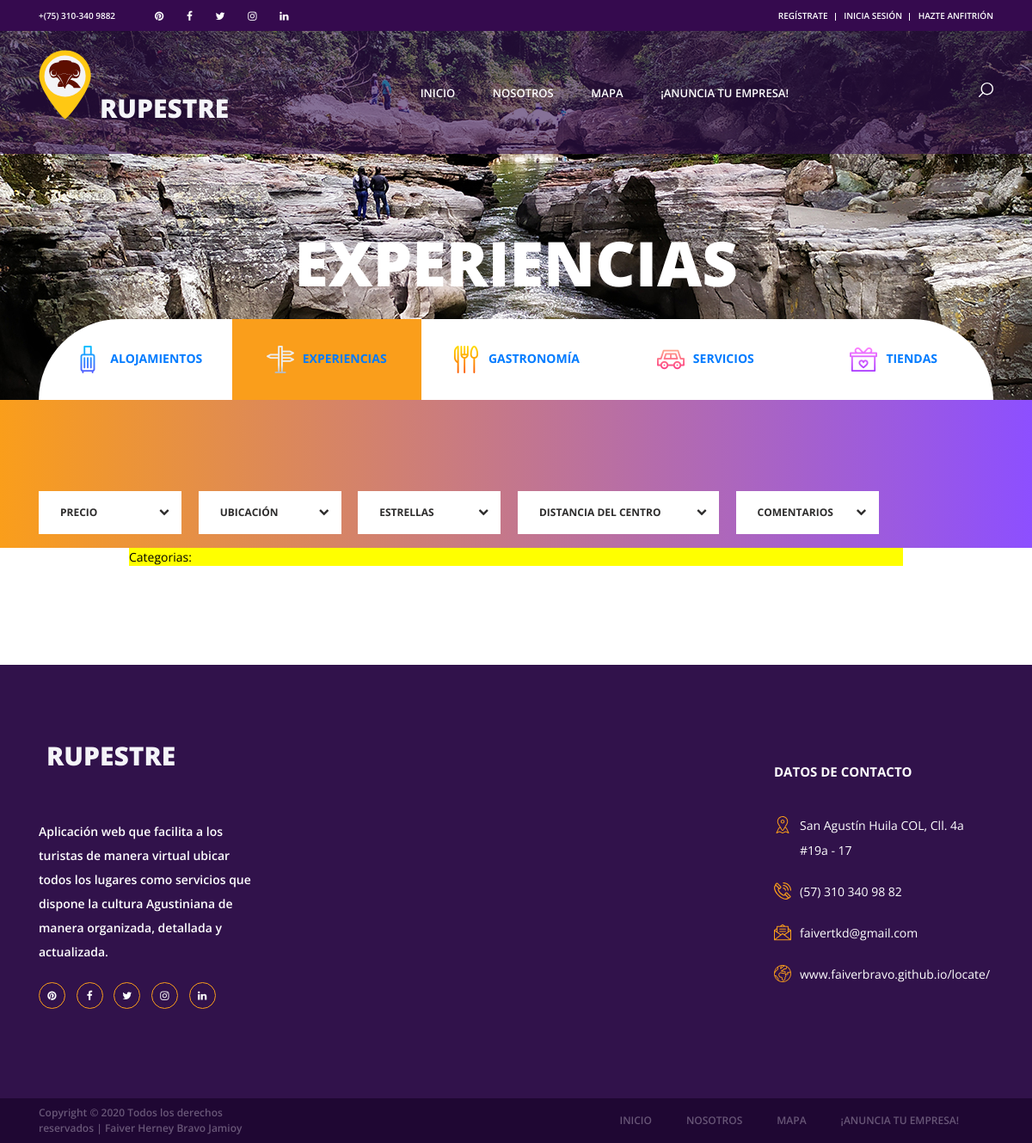
Before: /experiencias/ with the older database file.
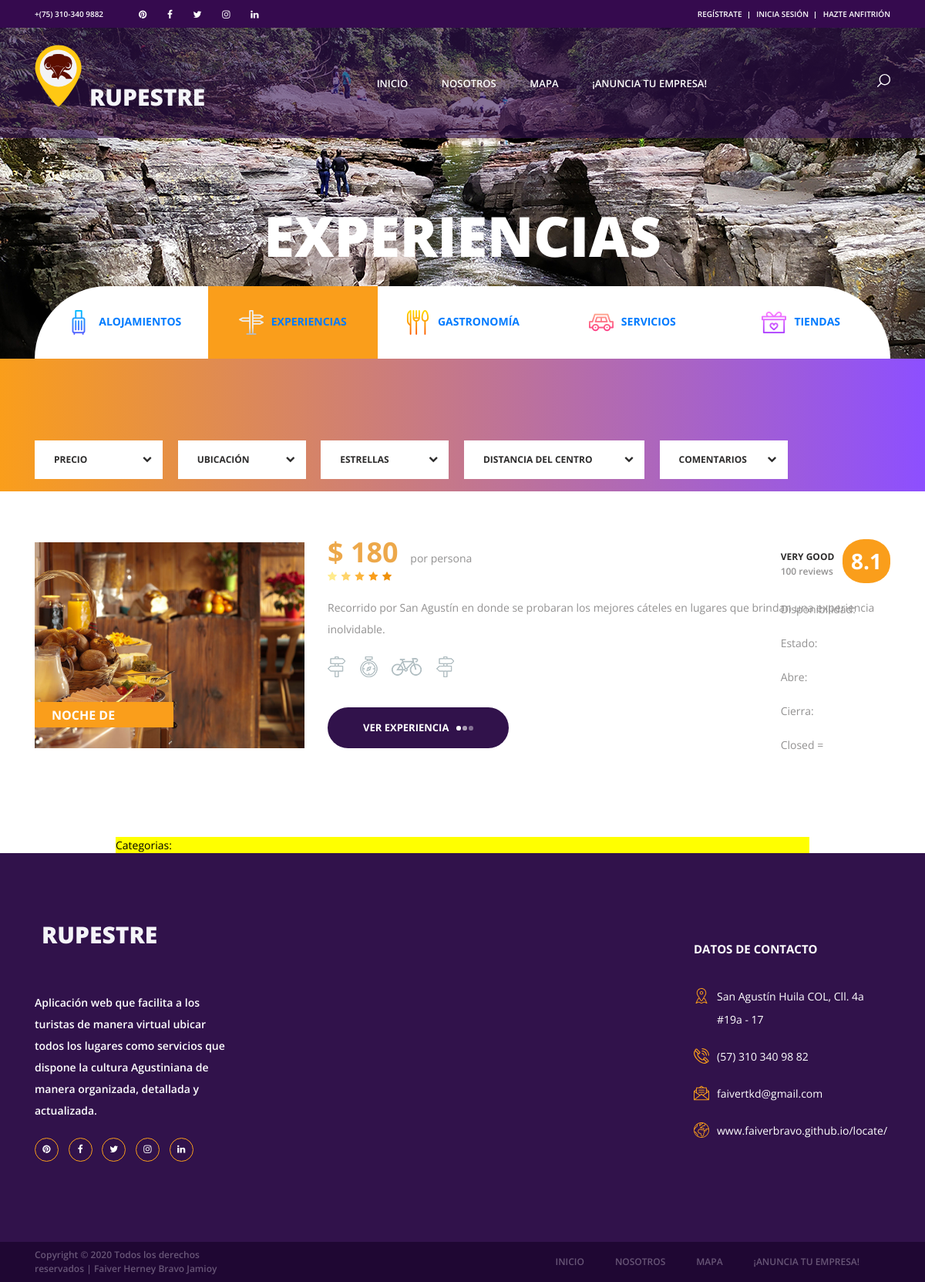
After: the same page with the newer database file.
### experiencias/models.py (models this page shows, shortened)
class Experiencia(models.Model):
    nombre=models.CharField(max_length=50)
    descripcion=models.CharField(max_length=250)
    precio=models.IntegerField()
    imagen=models.ImageField(upload_to='experiencias')
    created=models.DateTimeField(auto_now_add=True)
    updated=models.DateTimeField(auto_now_add=True)
    class Meta:
        verbose_name='experiencia'
        verbose_name_plural='experiencias'

### experiencias/views.py (the view)
# urls.py: path('experiencias/', include('experiencias.urls')),
def experiencias(request):
    experiencias=Experiencia.objects.all()
    return render(request, "experiencias/experiencias.html", {"experiencias": experiencias})

### experiencias/templates/experiencias/experiencias.html (shortened to what this page needs)
{% extends "RupestreApp/base2.html" %}
{% load static %}
{% block content %}
<div class="home">
	<div class="home_background parallax-window" data-parallax="scroll" data-image-src="{% static 'images/experiencias/estrecho1m.jpg' %}"></div>
	<div class="home_content">
		<div class="home_title">experiencias</div>
	</div>
</div>
<div class="search">
	<div class="container fill_height">
		<div class="row fill_height">
			<div class="col fill_height">
				<div class="search_tabs_container">
					<div
						class="search_tabs d-flex flex-lg-row flex-column align-items-lg-center align-items-start justify-content-lg-between justify-content-start">
						<div
							class="search_tab d-flex flex-row align-items-center justify-content-lg-center justify-content-start">
							<a class="link" href="{% url 'Alojamientos' %}"><img src="{% static 'images/iconos/alojamientos.png' %} "
									alt=""><span>alojamientos</span></a>
						</div>
						<div
							class="search_tab active d-flex flex-row align-items-center justify-content-lg-center justify-content-start text-decoration:none">
							<a class="link" href="{% url 'Experiencias' %}"><img src="{% static 'images/iconos/turismo.png' %}" alt="">experiencias</a>
						</div>
						<div
							class="search_tab d-flex flex-row align-items-center justify-content-lg-center justify-content-start text-decoration:none">
							<a class="link" href="{% url 'Gastronomia' %}"><img src="{% static 'images/iconos/gastronomia.png' %}"
									alt="">gastronomía</a>
						</div>
						<div
							class="search_tab d-flex flex-row align-items-center justify-content-lg-center justify-content-start text-decoration:none">
							<a class="link" href="{% url 'Servicios' %}"><img src="{% static 'images/iconos/servicios.png' %}"
									alt="">servicios</a>
						</div>
						<div
							class="search_tab d-flex flex-row align-items-center justify-content-lg-center justify-content-start text-decoration:none">
							<a class="link" href="{% url 'Tienda' %}"><img src="{% static 'images/iconos/tiendas.png' %}" alt="">tiendas</a>
						</div>
					</div>
				</div>
			</div>
		</div>
	</div>
</div>
<div class="offers">
	<div class="search">
		<div class="search_inner">
			<div class="container fill_height no-padding">
				<div class="row fill_height no-margin">
					<div class="col fill_height no-padding">
						<div class="row">
							<div class="col-lg-11">
								<div class="offers_sorting_container">
									<ul class="offers_sorting">
										<li>
											<span class="sorting_text">precio</span>
											<i class="fa fa-chevron-down"></i>
										</li>
										<li>
											<span class="sorting_text">ubicación</span>
											<i class="fa fa-chevron-down"></i>
										</li>
										<li>
											<span class="sorting_text">estrellas</span>
											<i class="fa fa-chevron-down"></i>
										</li>
										<li class="distance_item">
											<span class="sorting_text">distancia del centro</span>
											<i class="fa fa-chevron-down"></i>
										</li>
										<li>
											<span class="sorting_text">comentarios</span>
											<i class="fa fa-chevron-down"></i>
										</li>
									</ul>
								</div>
							</div>
						</div>
					</div>
				</div>
			</div>
		</div>
	</div>
	{% for experiencia in experiencias %}
		<div class="container">
			<div class="row">
				<div class="col-lg-12">
					<div class="offers_grid">
						<div class="offers_item rating_4">
							<div class="row">
								<div class="col-lg-3 col-1680-4">
									<div class="offers_image_container">
										<div class="offers_image_background" style="background-image:url({{experiencia.imagen.url}})"></div>
										<div class="offer_name"><a href="experiencia_detalle/{{experiencia.id}}">{{experiencia.nombre}}</a></div>
									</div>
								</div>
								<div class="col-lg-8">
									<div class="offers_content">
										<div class="offers_price">$ {{experiencia.precio}}<span> por persona</span></div>
										<div class="rating_r rating_r_5 offers_rating" data-rating="4">
											<i></i>
											<i></i>
											<i></i>
											<i></i>
											<i></i>
										</div>
										<p class="offers_text">{{experiencia.descripcion}}</p>
										<div class="offers_icons">
											<ul class="offers_icons_list">
												<li class="offers_icons_item"><img src="{% static 'images/iconos/post.png' %}" alt=""></li>
												<li class="offers_icons_item"><img src="{% static 'images/iconos/compass.png' %}" alt=""></li>
												<li class="offers_icons_item"><img src="{% static 'images/iconos/bicycle.png' %}" alt=""></li>
												<li class="offers_icons_item"><img src="{% static 'images/iconos/post.png' %}" alt=""></li>
											</ul>
										</div>
										<div class="button book_button"><a href="experiencia_detalle/{{experiencia.id}}">ver experiencia<span></span><span></span><span></span></a></div>
										<div class="offer_reviews">
											<div class="offer_reviews_content">
												<div class="offer_reviews_title">very good</div>
												<div class="offer_reviews_subtitle">100 reviews</div>
											</div>
											<div class="offer_reviews_rating text-center">8.1</div>
											<p class="offers_text">Disponibilidad: {{experiencia.disponibilidad}}</p>
											<p class="offers_text">Estado: {{experiencia.activo}}</p>
											<p class="offers_text">Abre: {{experienciao.abrir}}</p>
											<p class="offers_text">Cierra: {{experienciao.cerrar}}</p>
											<p class="offers_text">Closed = {{experiencia.dd}}</p>
										</div>
									</div>
								</div>
							</div>
						</div>
					</div>
				</div>
			</div>
		</div>
	</div>
	{% endfor %}
	<section>
		<div style="width:75%; background-color: yellow; margin:auto; text-align: left ; color: black;">
			Categorias:<div></div>
		</div>
	</section>
</div>
{% endblock %}

### RupestreApp/templates/RupestreApp/base2.html (shortened to what this page needs)
<!DOCTYPE html>
<html lang="es">
<head>
	{% load static %}
	<link rel="stylesheet" type="text/css" href="{% static 'styles/bootstrap4/bootstrap.min.css' %}">
	<link rel="stylesheet" type="text/css" href="{% static 'plugins/font-awesome-4.7.0/css/font-awesome.min.css' %}" >
	<link rel="stylesheet" type="text/css" href="{% static 'plugins/OwlCarousel2-2.2.1/owl.carousel.css' %}">
	<link rel="stylesheet" type="text/css" href="{% static 'plugins/OwlCarousel2-2.2.1/owl.theme.default.css' %}">
	<link rel="stylesheet" type="text/css" href="{% static 'plugins/OwlCarousel2-2.2.1/animate.css' %}">
	<link rel="stylesheet" type="text/css" href="{% static 'styles/offers_styles.css' %}">
	<link rel="stylesheet" type="text/css" href="{% static 'styles/offers_responsive.css' %}">
</head>
</head>
<body>
	<div class="super_container">
		<header class="header">
			<div class="top_bar">
				<div class="container">
					<div class="row">
						<div class="col d-flex flex-row ">
							<div class="phone">+(75) 310-340 9882</div>
							<div class="social">
								<ul class="social_list">
									<li class="social_list_item"><a href="#"><i class="fa fa-pinterest"
												aria-hidden="true"></i></a></li>
									<li class="social_list_item"><a href="#"><i class="fa fa-facebook"
												aria-hidden="true"></i></a></li>
									<li class="social_list_item"><a href="#"><i class="fa fa-twitter"
												aria-hidden="true"></i></a></li>
									<li class="social_list_item"><a href="#"><i class="fa fa-instagram"
												aria-hidden="true"></i></a></li>
									<li class="social_list_item"><a href="#"><i class="fa fa-linkedin"
												aria-hidden="true"></i></a></li>
								</ul>
							</div>
							<div class="user_box ml-auto ">
								<div class="user_box ml-auto">
									<div class="user_box_login user_box_link"><a href="../../admin/" data-whatever="@mdo">Regístrate</a></div>
									<div class="user_box_login user_box_link"><a href="../../admin/" data-whatever="@mdo">inicia sesión</a></div>
									<div class="user_box_register user_box_link"><a href="../../admin/" data-whatever="@mdo">Hazte anfitrión</a></div>
								</div>
							</div>
						</div>
					</div>
				</div>
			</div>
			<nav class="main_nav">
				<div class="container">
					<div class="row">
						<div class="col main_nav_col d-flex flex-row align-items-center justify-content-start ">
							<div class="logo_container">
								<div class="logo"><a href="{% url 'Inicio' %}"><img src="{% static 'images/iconos/logof.png' %}" alt="">Rupestre</a></div>
							</div>
							<div class="main_nav_container ml-auto">
								<ul class="main_nav_list">
									<li class="main_nav_item"><a href="{% url 'Inicio' %}">Inicio</a></li>
									<li class="main_nav_item"><a href="{% url 'Nosotros' %}">Nosotros</a></li>
									<li class="main_nav_item"><a href="{% url 'Mapa' %}">Mapa</a></li>
									<li class="main_nav_item"><a href="{% url 'Contacto' %}">¡Anuncia tu empresa!</a></li>
								</ul>
							</div>
							<div class="content_search ml-lg-0 ml-auto">
								<svg version="1.1" id="Layer_1" xmlns="{% static 'http://www.w3.org/2000/svg' %}"
									xmlns:xlink="{% static 'http://www.w3.org/1999/xlink' %}" x="0px" y="0px" width="17px"
									height="17px" viewBox="0 0 512 512" enable-background="new 0 0 512 512"
									xml:space="preserve">
									<g>
										<g>
											<g>
												<path class="mag_glass" fill="#FFFFFF" d="M78.438,216.78c0,57.906,22.55,112.343,63.493,153.287c40.945,40.944,95.383,63.494,153.287,63.494
											s112.344-22.55,153.287-63.494C489.451,329.123,512,274.686,512,216.78c0-57.904-22.549-112.342-63.494-153.286
											C407.563,22.549,353.124,0,295.219,0c-57.904,0-112.342,22.549-153.287,63.494C100.988,104.438,78.439,158.876,78.438,216.78z
											M119.804,216.78c0-96.725,78.69-175.416,175.415-175.416s175.418,78.691,175.418,175.416
											c0,96.725-78.691,175.416-175.416,175.416C198.495,392.195,119.804,313.505,119.804,216.78z" />
											</g>
										</g>
										<g>
											<g>
												<path class="mag_glass" fill="#FFFFFF" d="M6.057,505.942c4.038,4.039,9.332,6.058,14.625,6.058s10.587-2.019,14.625-6.058L171.268,369.98
											c8.076-8.076,8.076-21.172,0-29.248c-8.076-8.078-21.172-8.078-29.249,0L6.057,476.693
											C-2.019,484.77-2.019,497.865,6.057,505.942z" />
											</g>
										</g>
									</g>
								</svg>
							</div>
						</div>
					</div>
				</div>
			</nav>
		</header>
{% block content %}
{% endblock %}
		<footer class="footer">
			<div class="container">
				<div class="row">
					<div class="col-lg-3 footer_column">
						<div class="footer_col">
							<div class="footer_content footer_about">
								<div class="logo_container footer_logo">
									<div class="logo"><a href="{% url 'Inicio' %}"><img src="{% static 'images/iconos/logof.png ' %}" alt="">Rupestre</a></div>
								</div>
								<p class="footer_about_text">Aplicación web que facilita a los turistas de manera virtual ubicar todos los lugares como
									servicios que dispone la cultura Agustiniana de manera organizada, detallada y actualizada. </p>
								<ul class="footer_social_list">
									<li class="footer_social_item"><a href="#"><i class="fa fa-pinterest"></i></a></li>									</li>
									<li class="footer_social_item"><a href="#"><i class="fa fa-facebook"></i></a></li>									</li>
									<li class="footer_social_item"><a href="#"><i class="fa fa-twitter"></i></a></li>
									<li class="footer_social_item"><a href="#"><i class="fa fa-instagram"></i></a></li>
									<li class="footer_social_item"><a href="#"><i class="fa fa-linkedin"></i></a></li>									</li>
								</ul>
							</div>
						</div>
					</div>
					<div class="col-lg-3 footer_column ml-auto">
						<div class="footer_col">
							<div class="footer_title">Datos de contacto</div>
							<div class="footer_content footer_contact">
								<ul class="contact_info_list">
									<li class="contact_info_item d-flex flex-row">
										<div>
											<div class="contact_info_icon"><img src="{% static 'images/iconos/placeholder.svg' %}" alt="">
											</div>
										</div>
										<div class="contact_info_text">San Agustín Huila COL, Cll. 4a #19a - 17 </div>
									</li>
									<li class="contact_info_item d-flex flex-row">
										<div>
											<div class="contact_info_icon"><img src="{% static 'images/iconos/phone-call.svg' %}" alt="">
											</div>
										</div>
										<div class="contact_info_text">(57) 310 340 98 82</div>
									</li>
									<li class="contact_info_item d-flex flex-row">
										<div>
											<div class="contact_info_icon"><img src="{% static 'images/iconos/message.svg' %}" alt=""></div>
										</div>
										<div class="contact_info_text"><a
												href="{% static 'mailto:contactme@gmail.com?Subject=Hello"
												target="_top">faivertkd@gmail.com</a></div>
									</li>
									<li class="contact_info_item d-flex flex-row">
										<div>
											<div class="contact_info_icon"><img src="{% static 'images/iconos/planet-earth.svg' %}" alt="">
											</div>
										</div>
										<div class="contact_info_text"><a
												href="{% static 'https://faiverbravo.github.io/locate/' %}">www.faiverbravo.github.io/locate/</a>
										</div>
									</li>
								</ul>
							</div>
						</div>
					</div>
				</div>
			</div>
		</footer>
		<div class="copyright">
			<div class="container">
				<div class="row">
					<div class="col-lg-3 order-lg-1 order-2  ">
						<div class="copyright_content d-flex flex-row align-items-center">
							<div>Copyright &copy; 2020 Todos los derechos reservados | Faiver Herney Bravo Jamioy</div>
						</div>
					</div>
					<div class="col-lg-9 order-lg-2 order-1">
						<div class="footer_nav_container d-flex flex-row align-items-center justify-content-lg-end">
							<div class="footer_nav">
								<ul class="footer_nav_list">
									<li class="footer_nav_item"><a href="{% url 'Inicio' %}">Inicio</a></li>
									<li class="footer_nav_item"><a href="{% url 'Nosotros' %}">Nosotros</a></li>
									<li class="footer_nav_item"><a href="{% url 'Mapa' %}">Mapa</a></li>
									<li class="footer_nav_item"><a href="{% url 'Contacto' %}">¡Anuncia tu empresa!</a></li>
								</ul>
							</div>
						</div>
					</div>
				</div>
			</div>
		</div>
	</div>
</body>
</html>

Changed rows visible on the page:
added Experiencia: imagen (picture), nombre "NOCHE DE…", precio "180", descripcion "Recorrido por San Agustín en donde se probaran los mejores cáteles en lugares que brindan una experiencia inolvidable."
